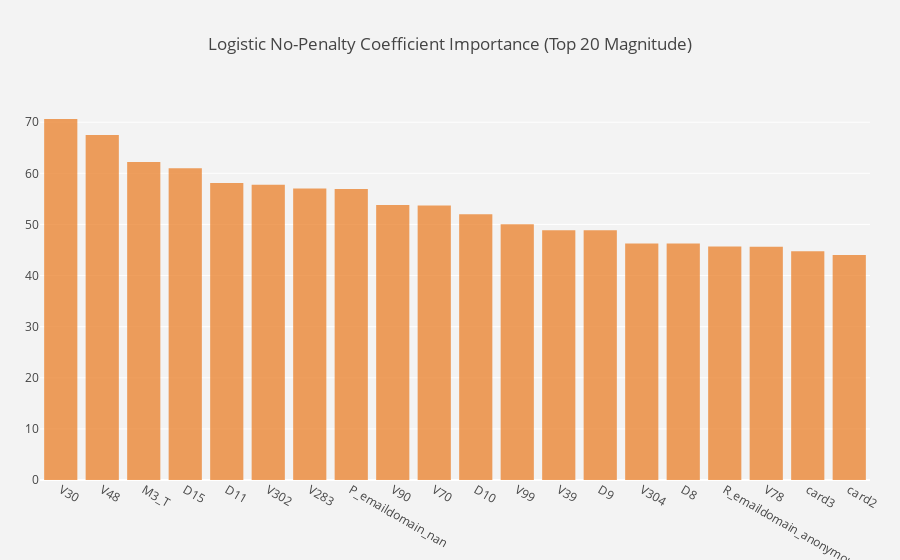

The cell this chart's notebook holds for it:
### Code cell
layout = go.Layout(
autosize=True,
title='Logistic No-Penalty Coefficient Importance (Top 20 Magnitude)',
yaxis=dict(
    autorange=True,
    showgrid=True,
    zeroline=True,
    dtick=0,
    gridcolor='rgb(255, 255, 255)',
    gridwidth=1,
    zerolinecolor='rgb(255, 255, 255)',
    zerolinewidth=2,
),
margin=dict(
    l=40,
    r=30,
    b=80,
    t=100,
),
paper_bgcolor='rgb(243, 243, 243)',
plot_bgcolor='rgb(243, 243, 243)',
showlegend=False
)

fig = go.Figure(layout=layout)

fig.add_trace(go.Bar(x = cols[:20], y = abs_avg_coefs[:20], marker_color = 'rgba(234, 131, 46, 0.77)'))

fig.show()

### Figure 1 — Plotly figure (JSON) as saved in the notebook; plotly's stock layout.template omitted (floating-point values rounded to 4 significant figures)
{"data": [{"marker": {"color": "rgba(234, 131, 46, 0.77)"}, "type": "bar", "uid": "63675bf3-a789-4d56-9f4a-c59af1694be0", "x": ["V30", "V48", "M3_T", "D15", "D11", "V302", "V283", "P_emaildomain_nan", "V90", "V70", "D10", "V99", "V39", "D9", "V304", "D8", "R_emaildomain_anonymous.com", "V78", "card3", "card2"], "y": [70.63, 67.5, 62.22, 61.01, 58.11, 57.78, 57.04, 56.92, 53.82, 53.72, 51.99, 50.02, 48.89, 48.84, 46.27, 46.27, 45.66, 45.65, 44.77, 44.04]}], "layout": {"autosize": true, "margin": {"b": 80, "l": 40, "r": 30, "t": 100}, "paper_bgcolor": "rgb(243, 243, 243)", "plot_bgcolor": "rgb(243, 243, 243)", "showlegend": false, "title": {"text": "Logistic No-Penalty Coefficient Importance (Top 20 Magnitude)"}, "xaxis": {"autorange": true, "range": [-0.5, 19.5], "type": "category"}, "yaxis": {"autorange": true, "dtick": 0, "gridcolor": "rgb(255, 255, 255)", "gridwidth": 1, "range": [0, 74.35], "showgrid": true, "type": "linear", "zeroline": true, "zerolinecolor": "rgb(255, 255, 255)", "zerolinewidth": 2}}}
